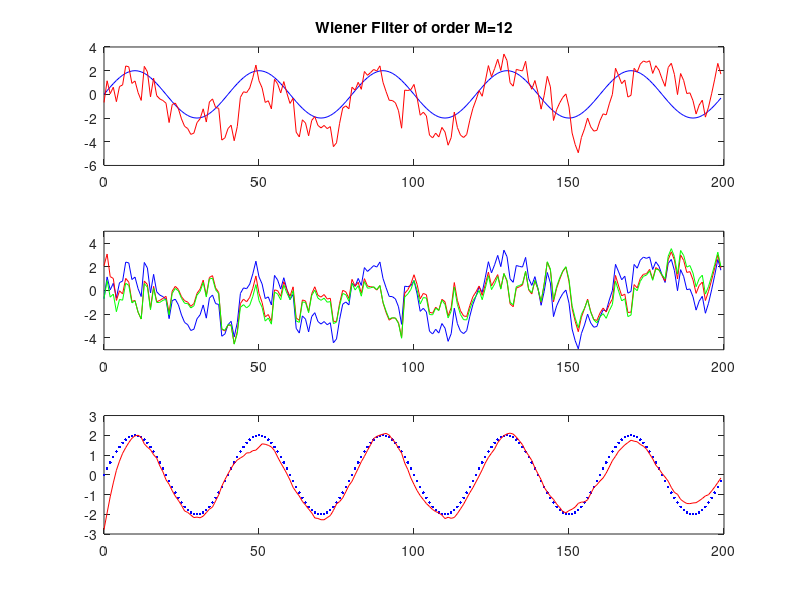

Here is the MATLAB script that generated this plot:
% Hayes Example 7.2.6, lecture slide 6, EE254
% Noise cancellation using Wiener Filter
% --------------------------------------
clear, close all
n1=[0:500]';
vn=randn(size(n1));

tmp1=filter(1,[1 -0.8],vn); % generate 501 samples
v1n=tmp1(301:500);       %keep only the last 200 (avoids transients)
tmp2=filter(1,[1 0.6],vn);    % same for v2n
v2n=tmp2(301:500);

w0=0.05*pi;
n=[0:199]';
sn=2*sin(w0*n);       % phi is any value between 0 and 2pi, phi=0 is chosen
dn=sn+v1n;      %noisy sinusoid;primary signal

xn=v2n;         %correlated noise; secondary signal
% estimate from the data rxx and rxd
N=length(xn);
rxx=xcorr(xn,xn)/N;     %biased correlation estimator
rxd=xcorr(dn,xn)/N;     %cross-correlation estimator

M=12;            % Wiener filter order
rxx=rxx(N:N+M); % extract rxx(0),rxx(1),...,rxx(M) because xcorr finds negative lags as well
rxd=rxd(N:N+M); % extract rxd(0),rxd(1),...,rxd(M)
R=toeplitz(rxx); % correlation matrix
ho=R\rxd   ;    % solve for the Wiener filter coeffs

yn=filter(ho,1,xn); % filter xn through ho
en=dn-yn;       % en is the cleaned sn here

% plot results
subplot(3,1,1),plot(n,sn,'b',n,dn,'-r')
title(['Wiener Filter of order M=',num2str(M)])
subplot(3,1,2),plot(n,dn,'-b',n,yn,'-r',n,v1n,'-g')
axis([0 200 -5 5])
subplot(3,1,3),plot(n,sn,'.b',n,en,'-r')
axis([0 200 -3 3])

